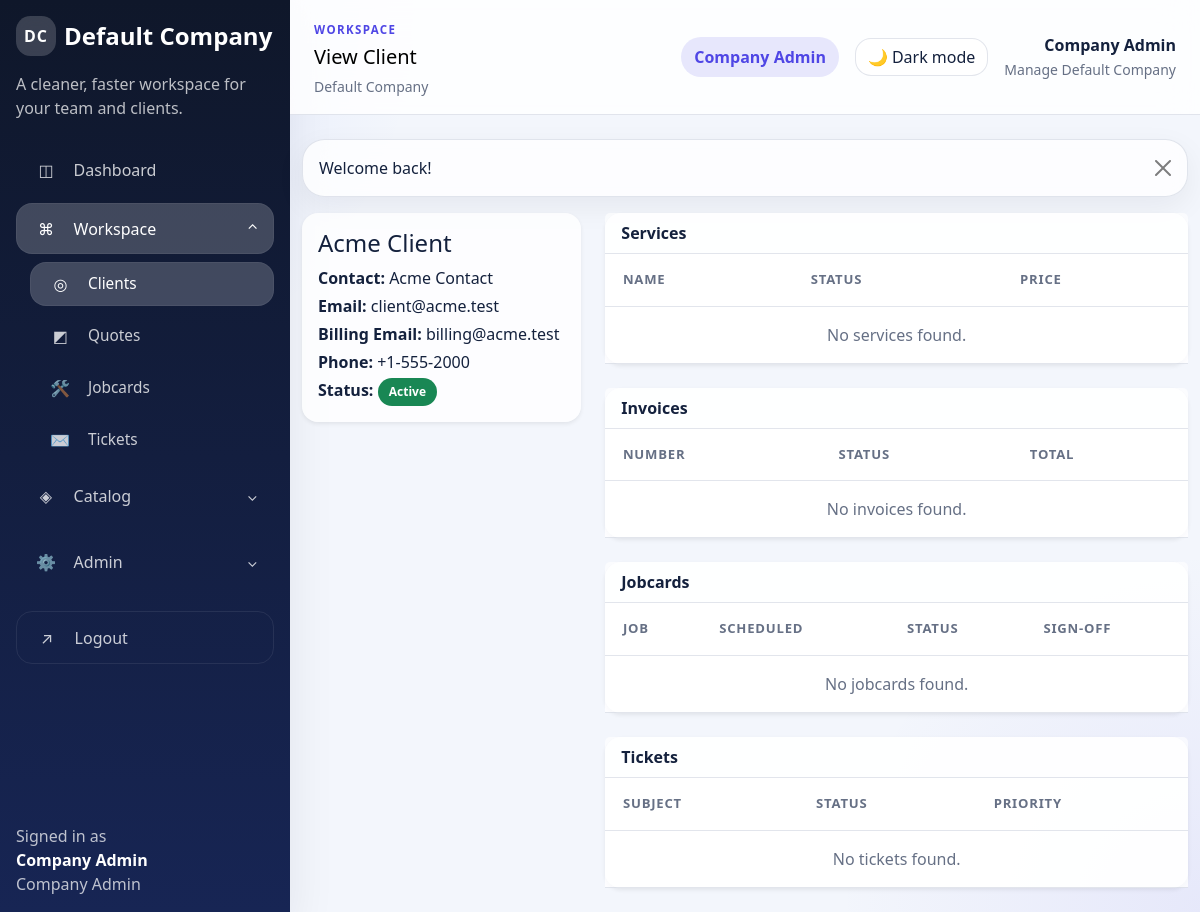
The page /modules/clients/view.php?id=1 (signed in) on the database its author committed.
### tables this page shows
CREATE TABLE clients (
    id INT UNSIGNED AUTO_INCREMENT PRIMARY KEY,
    company_id INT UNSIGNED NOT NULL,
    company_name VARCHAR(150) NOT NULL,
    contact_name VARCHAR(150) DEFAULT NULL,
    email VARCHAR(190) DEFAULT NULL,
    billing_email VARCHAR(190) DEFAULT NULL,
    phone VARCHAR(50) DEFAULT NULL,
    address_line1 VARCHAR(255) DEFAULT NULL,
    city VARCHAR(100) DEFAULT NULL,
    state VARCHAR(100) DEFAULT NULL,
    postal_code VARCHAR(30) DEFAULT NULL,
    country VARCHAR(100) DEFAULT NULL,
    status ENUM('active','inactive') NOT NULL DEFAULT 'active',
    created_at TIMESTAMP NOT NULL DEFAULT CURRENT_TIMESTAMP,
    updated_at TIMESTAMP NOT NULL DEFAULT CURRENT_TIMESTAMP ON UPDATE CURRENT_TIMESTAMP,
    CONSTRAINT fk_clients_company FOREIGN KEY (company_id) REFERENCES companies (id) ON DELETE CASCADE,
    UNIQUE KEY uq_clients_company_email (company_id, email),
    KEY idx_clients_company_status (company_id, status)
);

### config/database.php (called while the page is built, shortened)
<?php
function db(): PDO
{
    static $pdo = null;
    if ($pdo instanceof PDO) {
        return $pdo;
    }
    $dsn = sprintf('mysql:host=%s;dbname=%s;charset=%s', DB_HOST, DB_NAME, DB_CHARSET);
    $pdo = new PDO($dsn, DB_USER, DB_PASS, [
        PDO::ATTR_ERRMODE => PDO::ERRMODE_EXCEPTION,
        PDO::ATTR_DEFAULT_FETCH_MODE => PDO::FETCH_ASSOC,
        PDO::ATTR_EMULATE_PREPARES => false,
    ]);
    return $pdo;
}

### includes/auth.php (called while the page is built, shortened)
<?php
require_once BASE_PATH . '/includes/functions.php';
function current_user(): ?array
{
    return $_SESSION['user'] ?? null;
}
function is_logged_in(): bool
{
    return current_user() !== null;
}
function has_role(string|array $roles): bool
{
    $user = current_user();
    $roles = (array) $roles;
    return in_array($user['role'], $roles, true);
}
function is_super_admin(): bool
{
    return has_role('super_admin');
}
function is_company_admin(): bool
{
    return has_role('company_admin');
}
function has_permission(string|array $permissions): bool
{
    if (is_super_admin() || is_company_admin()) {
        return true;
    }
    return false;
}

### modules/clients/view.php (the view, shortened to what this page needs)
<?php
require_once BASE_PATH . '/includes/auth.php';
$id = request_int('id');
$sql = 'SELECT * FROM clients WHERE id = :id AND ' . (is_super_admin() ? '1=1' : 'company_id = :company_id');
$stmt = db()->prepare($sql);
$stmt->execute(['id' => $id] + company_scope_params());
$client = $stmt->fetch();
$services = [];
if (has_permission('services.view')) {
    $serviceStmt = db()->prepare('SELECT * FROM services WHERE client_id = :client_id AND company_id = :company_id ORDER BY created_at DESC');
    $serviceStmt->execute(['client_id' => $id, 'company_id' => (int) $client['company_id']]);
    $services = $serviceStmt->fetchAll();
}
$invoices = [];
if (has_permission('invoices.view')) {
    $invoiceStmt = db()->prepare('SELECT * FROM invoices WHERE client_id = :client_id AND company_id = :company_id ORDER BY created_at DESC');
    $invoiceStmt->execute(['client_id' => $id, 'company_id' => (int) $client['company_id']]);
    $invoices = $invoiceStmt->fetchAll();
}
$tickets = [];
if (has_permission('tickets.view')) {
    $ticketStmt = db()->prepare('SELECT * FROM tickets WHERE client_id = :client_id AND company_id = :company_id ORDER BY created_at DESC');
    $ticketStmt->execute(['client_id' => $id, 'company_id' => (int) $client['company_id']]);
    $tickets = $ticketStmt->fetchAll();
}
$jobs = [];
if (has_permission('jobs.view') && jobs_storage_available()) {
    $jobStmt = db()->prepare('SELECT id, job_number, title, scheduled_for, status, client_signed_at FROM jobcards WHERE client_id = :client_id AND company_id = :company_id ORDER BY scheduled_for DESC');
    $jobStmt->execute(['client_id' => $id, 'company_id' => (int) $client['company_id']]);
    $jobs = $jobStmt->fetchAll();
}
require BASE_PATH . '/includes/header.php';
?>
<div class="row g-4">
<div class="col-lg-4"><div class="card border-0 shadow-sm"><div class="card-body"><h1 class="h4"><?= h($client['company_name']) ?></h1><p class="mb-1"><strong>Contact:</strong> <?= h($client['contact_name']) ?></p><p class="mb-1"><strong>Email:</strong> <?= h($client['email']) ?></p><p class="mb-1"><strong>Billing Email:</strong> <?= h($client['billing_email']) ?></p><p class="mb-1"><strong>Phone:</strong> <?= h($client['phone']) ?></p><p class="mb-0"><strong>Status:</strong> <?= invoice_status_badge($client['status']) ?></p></div></div></div>
<div class="col-lg-8">
<?php if (has_permission('services.view')): ?><div class="card border-0 shadow-sm mb-4"><div class="card-header bg-white"><strong>Services</strong></div><div class="table-responsive"><table class="table mb-0"><thead><tr><th>Name</th><th>Status</th><th>Price</th></tr></thead><tbody><?php if (!$services): ?><tr><td colspan="3" class="text-center text-muted">No services found.</td></tr><?php endif; ?></tbody></table></div></div><?php endif; ?>
<?php if (has_permission('invoices.view')): ?><div class="card border-0 shadow-sm mb-4"><div class="card-header bg-white"><strong>Invoices</strong></div><div class="table-responsive"><table class="table mb-0"><thead><tr><th>Number</th><th>Status</th><th>Total</th></tr></thead><tbody><?php if (!$invoices): ?><tr><td colspan="3" class="text-center text-muted">No invoices found.</td></tr><?php endif; ?></tbody></table></div></div><?php endif; ?>
<?php if (has_permission('jobs.view') && jobs_storage_available()): ?><div class="card border-0 shadow-sm mb-4"><div class="card-header bg-white"><strong>Jobcards</strong></div><div class="table-responsive"><table class="table mb-0"><thead><tr><th>Job</th><th>Scheduled</th><th>Status</th><th>Sign-off</th></tr></thead><tbody><?php if (!$jobs): ?><tr><td colspan="4" class="text-center text-muted">No jobcards found.</td></tr><?php endif; ?></tbody></table></div></div><?php endif; ?>
<?php if (has_permission('tickets.view')): ?><div class="card border-0 shadow-sm"><div class="card-header bg-white"><strong>Tickets</strong></div><div class="table-responsive"><table class="table mb-0"><thead><tr><th>Subject</th><th>Status</th><th>Priority</th></tr></thead><tbody><?php if (!$tickets): ?><tr><td colspan="3" class="text-center text-muted">No tickets found.</td></tr><?php endif; ?></tbody></table></div></div><?php endif; ?>
</div></div>
<?php require BASE_PATH . '/includes/footer.php'; ?>

### includes/functions.php (shortened to what this page needs)
<?php
require_once BASE_PATH . '/config/database.php';
function h(?string $value): string
{
    return htmlspecialchars((string) $value, ENT_QUOTES, 'UTF-8');
}
function invoice_status_badge(string $status): string
{
    $classes = [
        'draft' => 'secondary',
        'sent' => 'info',
        'paid' => 'success',
        'overdue' => 'danger',
        'cancelled' => 'dark',
        'unpaid' => 'warning',
        'open' => 'primary',
        'closed' => 'secondary',
        'active' => 'success',
        'inactive' => 'secondary',
        'suspended' => 'warning',
        'scheduled' => 'info',
        'in_progress' => 'primary',
        'completed' => 'success',
        'on_hold' => 'warning',
        'low' => 'secondary',
        'medium' => 'info',
        'high' => 'warning',
        'urgent' => 'danger',
    ];
    $class = $classes[$status] ?? 'secondary';
    return '<span class="badge bg-' . $class . '">' . h(ucfirst($status)) . '</span>';
}
function jobs_storage_available(): bool
{
    static $checked = false;
    static $available = false;
    if ($checked) {
        return $available;
    }
    $checked = true;
    try {
        $available = true;
        return true;
    } catch (PDOException) {
        try {
            db()->exec(
                "CREATE TABLE IF NOT EXISTS jobcards (
                    id INT UNSIGNED AUTO_INCREMENT PRIMARY KEY,
                    company_id INT UNSIGNED NOT NULL,
                    client_id INT UNSIGNED NOT NULL,
                    created_by_user_id INT UNSIGNED NOT NULL,
                    assigned_user_id INT UNSIGNED DEFAULT NULL,
                    job_number VARCHAR(50) NOT NULL,
                    title VARCHAR(190) NOT NULL,
                    job_type VARCHAR(120) DEFAULT NULL,
                    scheduled_for DATETIME NOT NULL,
                    status ENUM('scheduled','in_progress','completed','on_hold','cancelled') NOT NULL DEFAULT 'scheduled',
                    priority ENUM('low','medium','high','urgent') NOT NULL DEFAULT 'medium',
                    site_contact_name VARCHAR(150) DEFAULT NULL,
                    site_contact_phone VARCHAR(50) DEFAULT NULL,
                    service_address TEXT DEFAULT NULL,
                    scope_of_work TEXT DEFAULT NULL,
                    access_instructions TEXT DEFAULT NULL,
                    materials_required TEXT DEFAULT NULL,
                    internal_notes TEXT DEFAULT NULL,
                    client_signature_name VARCHAR(150) DEFAULT NULL,
                    client_signature_notes TEXT DEFAULT NULL,
                    client_signed_at DATETIME DEFAULT NULL,
                    created_at TIMESTAMP NOT NULL DEFAULT CURRENT_TIMESTAMP,
                    updated_at TIMESTAMP NOT NULL DEFAULT CURRENT_TIMESTAMP ON UPDATE CURRENT_TIMESTAMP,
                    CONSTRAINT fk_jobcards_company FOREIGN KEY (company_id) REFERENCES companies (id) ON DELETE CASCADE,
                    CONSTRAINT fk_jobcards_client FOREIGN KEY (client_id) REFERENCES clients (id) ON DELETE CASCADE,
                    CONSTRAINT fk_jobcards_created_by_user FOREIGN KEY (created_by_user_id) REFERENCES users (id) ON DELETE CASCADE,
                    CONSTRAINT fk_jobcards_assigned_user FOREIGN KEY (assigned_user_id) REFERENCES users (id) ON DELETE SET NULL,
                    UNIQUE KEY uq_jobcards_company_number (company_id, job_number),
                    KEY idx_jobcards_company_client_status (company_id, client_id, status),
                    KEY idx_jobcards_assigned_user (assigned_user_id),
                    KEY idx_jobcards_scheduled_for (company_id, scheduled_for)
                ) ENGINE=InnoDB"
            );
            $available = true;
        } catch (PDOException) {
            $available = false;
        }
    }
    return $available;
}

### assets/css/style.css (style rules this page uses)
:root { color-scheme: light; --portal-bg: #f3f6fc; --portal-bg-accent: rgba(76, 118, 255, 0.14); --portal-surface: rgba(255, 255, 255, 0.78); --portal-surface-strong: #ffffff; --portal-surface-muted: rgba(255, 255, 255, 0.62); --portal-surface-subtle: rgba(79, 70, 229, 0.06); --portal-border: rgba(122, 138, 170, 0.22); --portal-text: #14213d; --portal-text-muted: #667085; --portal-sidebar-bg: linear-gradient(180deg, #0f172a 0%, #172554 100%); --portal-sidebar-link: rgba(255, 255, 255, 0.78); --portal-sidebar-link-hover: rgba(255, 255, 255, 0.12); --portal-sidebar-link-active: rgba(255, 255, 255, 0.2); --portal-shadow: 0 20px 45px rgba(15, 23, 42, 0.08); --portal-shadow-soft: 0 10px 30px rgba(15, 23, 42, 0.06); --portal-primary: #4f46e5; --portal-primary-rgb: 79, 70, 229; --bs-body-bg: var(--portal-bg); --bs-body-color: var(--portal-text); --bs-border-color: var(--portal-border); --bs-secondary-color: var(--portal-text-muted); --bs-tertiary-bg: rgba(255, 255, 255, 0.7); --bs-card-bg: var(--portal-surface); --bs-card-cap-bg: transparent; --bs-emphasis-color: var(--portal-text); --bs-primary: var(--portal-primary); --bs-primary-rgb: var(--portal-primary-rgb); }
body { min-height: 100vh; background: radial-gradient(circle at top left, var(--portal-bg-accent), transparent 28%), radial-gradient(circle at bottom right, rgba(var(--portal-primary-rgb), 0.08), transparent 24%), var(--portal-bg); color: var(--portal-text); transition: background-color 0.25s ease, color 0.25s ease; }
.card, .table, .form-control, .form-select, .btn, .dropdown-menu, .modal-content, .input-group-text { border-radius: 1rem; }
.card, .table-responsive, .table, .form-control, .form-select, .input-group-text, .border, hr { border-color: var(--portal-border) !important; }
.card, .card-header, .card-footer, .dropdown-menu, .modal-content, .list-group-item, .input-group-text, .bg-white, .bg-light, .bg-body, .bg-body-tertiary { background: var(--portal-surface) !important; color: var(--portal-text); }
.card-header, .card-footer { border-color: var(--portal-border); }
.card-header, .card-footer, .list-group-item, .input-group-text { background: var(--portal-surface-muted) !important; }
.table { --bs-table-bg: transparent; --bs-table-striped-bg: rgba(var(--portal-primary-rgb), 0.04); --bs-table-hover-bg: rgba(var(--portal-primary-rgb), 0.06); --bs-table-color: var(--portal-text); margin-bottom: 0; }
.table thead th { font-size: 0.82rem; text-transform: uppercase; letter-spacing: 0.06em; color: var(--portal-text-muted); border-bottom-color: var(--portal-border); }
.table td, .table th { padding: 1rem 1.1rem; vertical-align: middle; border-color: var(--portal-border); }
.table-responsive { background: var(--portal-surface); }
.text-muted, .text-body-secondary, .form-text { color: var(--portal-text-muted) !important; }
.badge { border-radius: 999px; padding: 0.5rem 0.7rem; }

### rows shown on the page
clients: company_name "Acme Client", contact_name "Acme Contact", email "client@acme.test", billing_email "billing@acme.test", phone "+1-555-2000", status "Active"

### other values the page prints
$branding['brand_initials'] "DC"
$branding['brand_name'] "Default Company"
$branding['portal_tagline'] "A cleaner, faster workspace for your team and clients."
$item['icon'] "◫"
$item['label'] "Dashboard"
$group['icon'] "⌘"
$group['label'] "Workspace"
$item['icon'] "◎"
$item['label'] "Clients"
$item['icon'] "◩"
$item['label'] "Quotes"
$item['icon'] "🛠"
$item['label'] "Jobcards"
$item['icon'] "✉"
$item['label'] "Tickets"
